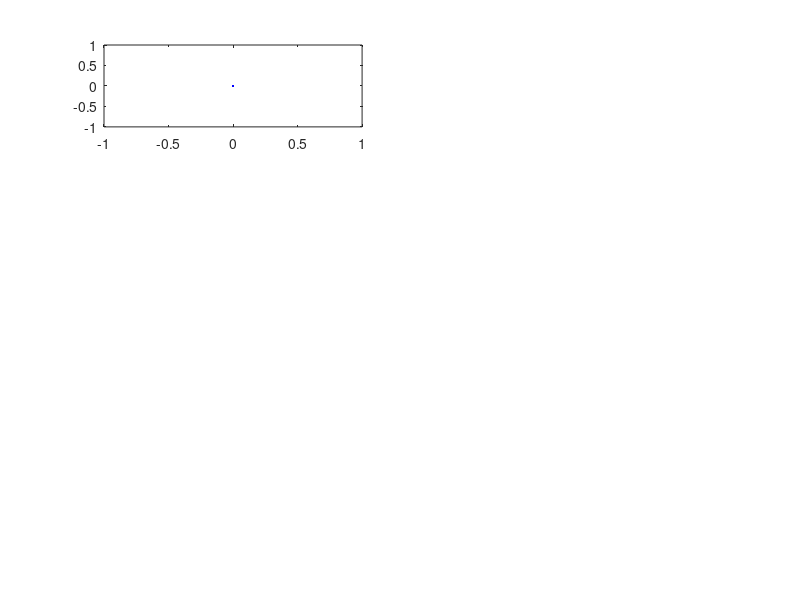

The MATLAB source for this figure: (Note: this script raises an error after producing the figure.)
function output_data = jointSpace()
    q_coeffs = load('coeffs_q.mat');
    q2_coeffs = q_coeffs.coeffs_q2;
    q3_coeffs = q_coeffs.coeffs_q3;
    q2_coeffs_notflat = q_coeffs.coeffs_q2_notflat;
    q3_coeffs_notflat = q_coeffs.coeffs_q3;
    
    dq_coeffs = load('coeffs_dq.mat');
    dq2_coeffs = dq_coeffs.coeffs_dq2;
    dq3_coeffs = dq_coeffs.coeffs_dq3;
    dq2_coeffs_notflat = dq_coeffs.coeffs_dq2;
    dq3_coeffs_notflat = dq_coeffs.coeffs_dq3;

    tau_coeffs = load('coeffs_tau.mat');
    t2_coeffs = tau_coeffs.coeffs_u2;
    t3_coeffs = tau_coeffs.coeffs_u3;
    poly_foot = [q2_coeffs, dq2_coeffs, q3_coeffs, dq3_coeffs];
    %, t2_coeffs, t3_coeffs]; 


    % % Plot the interpolated functions
    % figure(7);
    % hold on;
    % 
    % % q2_coeffs is  coefficient matrix (Nx4, where N is the number of polynomials)
    % dt = 0.4; % time step
    % timestep = linspace(0, dt, 100);
    % for i = 1:size(q2_coeffs_notflat, 1)
    %     % adjust time range for bc spline interpolation -> a_0 *
    %     (t-t_i)^3 + a_1 * (t-t_i)^2 +...
    %     time_range = (i-1) * dt + timestep;
    %     current_coeffs = q2_coeffs_notflat(i, :);
    %     poly_values = polyval(current_coeffs, timestep);
    % 
    %     plot(time_range, poly_values, 'DisplayName', sprintf('Poly %d', i));
    % end


    traj_time = 2.4;
    handles = setup_plots(); 
    % Initial leg angles for encoder resets (negative of q1,q2 in lab handout due to direction motors are mounted)
    angle1_init = pi/2; angle2_init = -pi/2; 

    % Total experiment time is buffer,trajectory,buffer
    start_period = 0; end_period  = 0;

    % Gains for impedance controller
    K_1 = 1; K_2 = 1; D_1 = 0.1; D_2 = 0.05;

    % Maximum duty cycle commanded by controller (should always be <=1.0)
    duty_max1   =  0.4;
    duty_max2   = 0.4;
    % Gains for low-level current controller
    Kp = 4; 
    Ki = 0.4; 
    num_steps = 3; 

    frdm_ip  = '192.168.1.100';     % FRDM board ip
    frdm_port= 11223;               % FRDM board port  
    params.callback = @callback; % callback function
    params.timeout  = (start_period+traj_time+end_period);  

    input = [start_period traj_time end_period angle1_init angle2_init K_1 K_2 D_1 D_2 ...
                    Kp Ki duty_max1 duty_max2 poly_foot num_steps];
    size(input)
    output_size = 15; 
    output_data = RunExperiment(frdm_ip,frdm_port,input,output_size,params);


    function callback(new_data)
        % Parse new data
        t = new_data(:,1);          % time
        th1 = new_data(:,2);       % position
        dth1 = new_data(:,3);       % velocity
        cur1 = new_data(:,4);       % current
        dcur1 = new_data(:,5);      % desired current
        duty1 = new_data(:,6);      % command

        th2 = new_data(:,7);       % position
        dth2 = new_data(:,8);       % velocity
        cur2 = new_data(:,9);       % current
        dcur2 = new_data(:,10);     % desired current
        duty2 = new_data(:,11);     % command

        th1_des = new_data(:, 12); 
        dth1_des = new_data(:, 13); 
        th2_des = new_data(:, 14); 
        dth2_des = new_data(:, 15); 

        N = length(th1);

        % Create arrays of handles and data
        handlesMotor1 = [handles.h1, handles.h2, handles.h3, handles.h4, handles.h5, handles.h6, handles.h7];
        handlesMotor2 = [handles.h8, handles.h9, handles.h10, handles.h11, handles.h12, handles.h13, handles.h14];
        dataMotor1 = {th1, th1_des, dth1, dth1_des, cur1, dcur1, duty1, th1_des, dth1_des};
        dataMotor2 = {th2, th2_des, dth2, dth2_des, cur2, dcur2, duty2, th2_des, dth2_des};

        % Update Motor 1 plots
        for i = 1:length(handlesMotor1)
            handlesMotor1(i).XData(end+1:end+N) = t;   
            handlesMotor1(i).YData(end+1:end+N) = dataMotor1{i}; % Use appropriate data variable
        end

        % Update Motor 2 plots
        for i = 1:length(handlesMotor2)
            handlesMotor2(i).XData(end+1:end+N) = t;   
            handlesMotor2(i).YData(end+1:end+N) = dataMotor2{i}; % Use appropriate data variable
        end

    end
    function handles = setup_plots()
        % Initialize output structures
        handles = struct();
        axes = struct();



        % Motor 1
        figure(2); clf; hold on; % Clear figure

        % Subplot 1: Angle 1
        axes.a1 = subplot(421);
        handles.h1 = plot(0, 0, 'b'); % Angle 1 (Motor 1)
        handles.h1.XData = []; handles.h1.YData = [];
        ylabel('Angle 1 (rad)');
        hold on;
        handles.h2 = plot(0, 0, 'b--'); % Angle 1 (Motor 2)
        handles.h2.XData = []; handles.h2.YData = [];

        % Subplot 5: Angle 2 (Motor 2)
        axes.a5 = subplot(421);
        handles.h8 = plot(0, 0, 'k'); % Angle 2 (Motor 2)
        handles.h8.XData = []; handles.h8.YData = [];
        ylabel('Angle 2 (rad)');
        handles.h9 = plot(0, 0, 'k--'); % Angle 2 (Motor 2 - another line)
        handles.h9.XData = []; handles.h9.YData = [];
        hold off;

        % Subplot 2: Velocity 1
        axes.a2 = subplot(422);
        handles.h3 = plot(0, 0, 'b'); % Velocity 1 (Motor 1)
        handles.h3.XData = []; handles.h3.YData = [];
        ylabel('Velocity 1 (rad/s)');
        hold on;
        handles.h4 = plot(0, 0, 'r--'); % Velocity 1 (Motor 2)
        handles.h4.XData = []; handles.h4.YData = [];
        hold off;

        % Subplot 3: Current 1
        axes.a3 = subplot(423);
        handles.h5 = plot(0, 0, 'r'); % Current 1 (Motor 1)
        handles.h5.XData = []; handles.h5.YData = [];
        ylabel('Current 1 (A)');
        hold on;
        handles.h6 = plot(0, 0, 'r--'); % Current 1 (Motor 2)
        handles.h6.XData = []; handles.h6.YData = [];
        hold off;

        % Subplot 4: Duty Cycle 1
        axes.a4 = subplot(426);
        handles.h7 = plot(0, 0, 'b'); % Duty Cycle 1 (Motor 1)
        handles.h7.XData = []; handles.h7.YData = [];
        ylabel('Duty Cycle 1');

        % Motor 2 (same figure, additional handles)
        figure(2); % Continuing in figure(1)

        % Subplot 5: Angle 2 (Motor 2)
        axes.a5 = subplot(425);
        handles.h8 = plot(0, 0, 'k'); % Angle 2 (Motor 2)
        handles.h8.XData = []; handles.h8.YData = [];
        ylabel('Angle 2 (rad)');
        hold on;
        handles.h9 = plot(0, 0, 'k--'); % Angle 2 (Motor 2 - another line)
        handles.h9.XData = []; handles.h9.YData = [];
        hold off;

        % Subplot 6: Velocity 2 (Motor 2)
        axes.a6 = subplot(424);
        handles.h10 = plot(0, 0, 'g'); % Velocity 2 (Motor 2)
        handles.h10.XData = []; handles.h10.YData = [];
        ylabel('Velocity 2 (rad/s)');
        hold on;
        handles.h11 = plot(0, 0, 'k--'); % Velocity 2 (Motor 2 - another line)
        handles.h11.XData = []; handles.h11.YData = [];
        hold off;

        % Subplot 7: Current 2 (Motor 2)
        axes.a7 = subplot(427);
        handles.h12 = plot(0, 0, 'g'); % Current 2 (Motor 2)
        handles.h12.XData = []; handles.h12.YData = [];
        ylabel('Current 2 (A)');
        hold on;
        handles.h13 = plot(0, 0, 'k--'); % Current 2 (Motor 2 - another line)
        handles.h13.XData = []; handles.h13.YData = [];
        hold off;

        % Subplot 8: Duty Cycle 2 (Motor 2)
        axes.a8 = subplot(428);
        handles.h14 = plot(0, 0, 'g'); % Du
        ylabel('Duty Cycle 2');
    end
end

